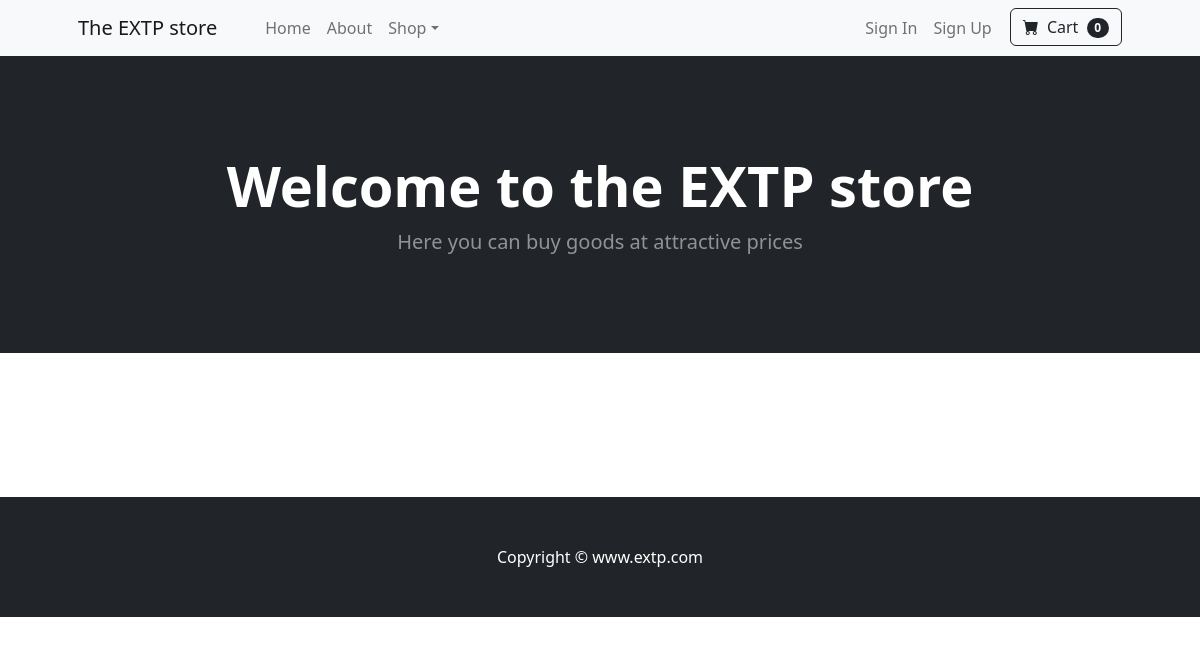
The app's page /, older data.
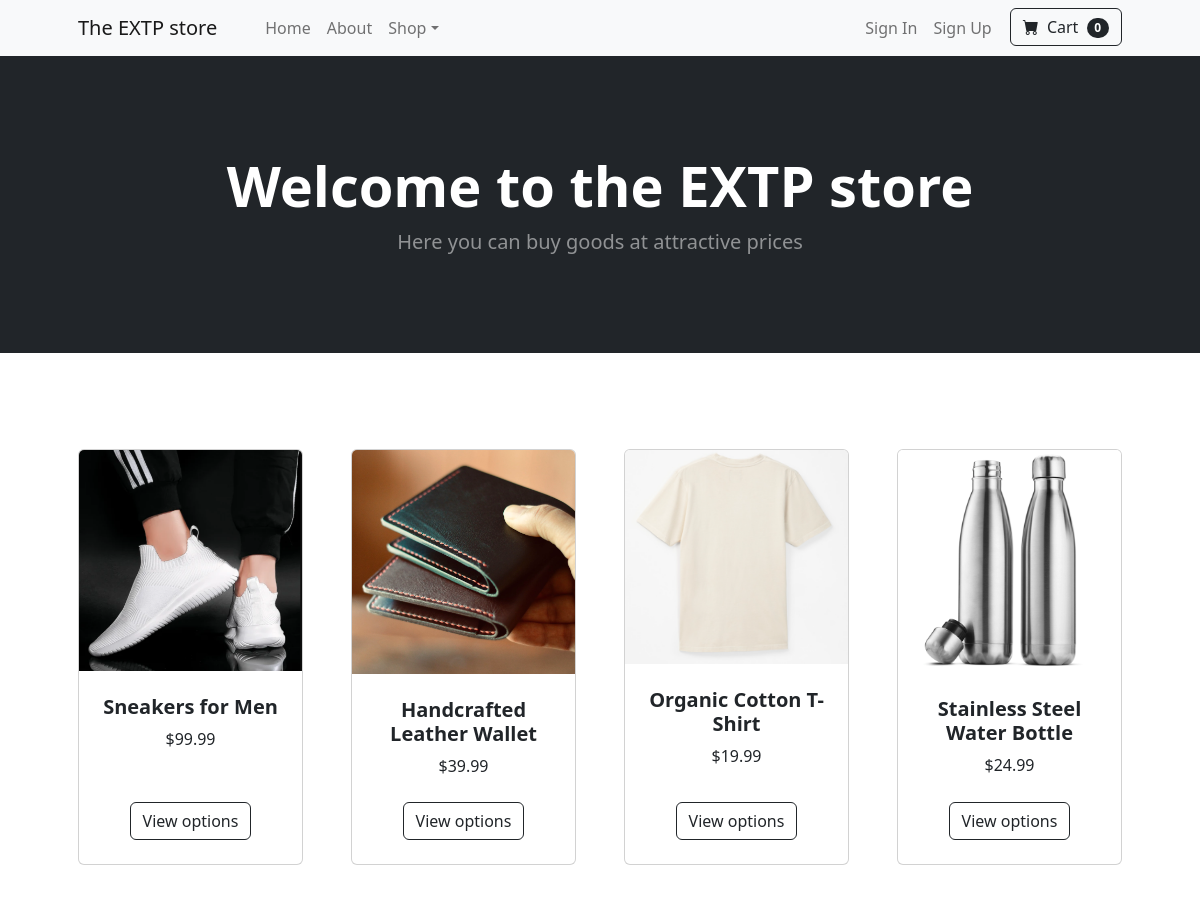
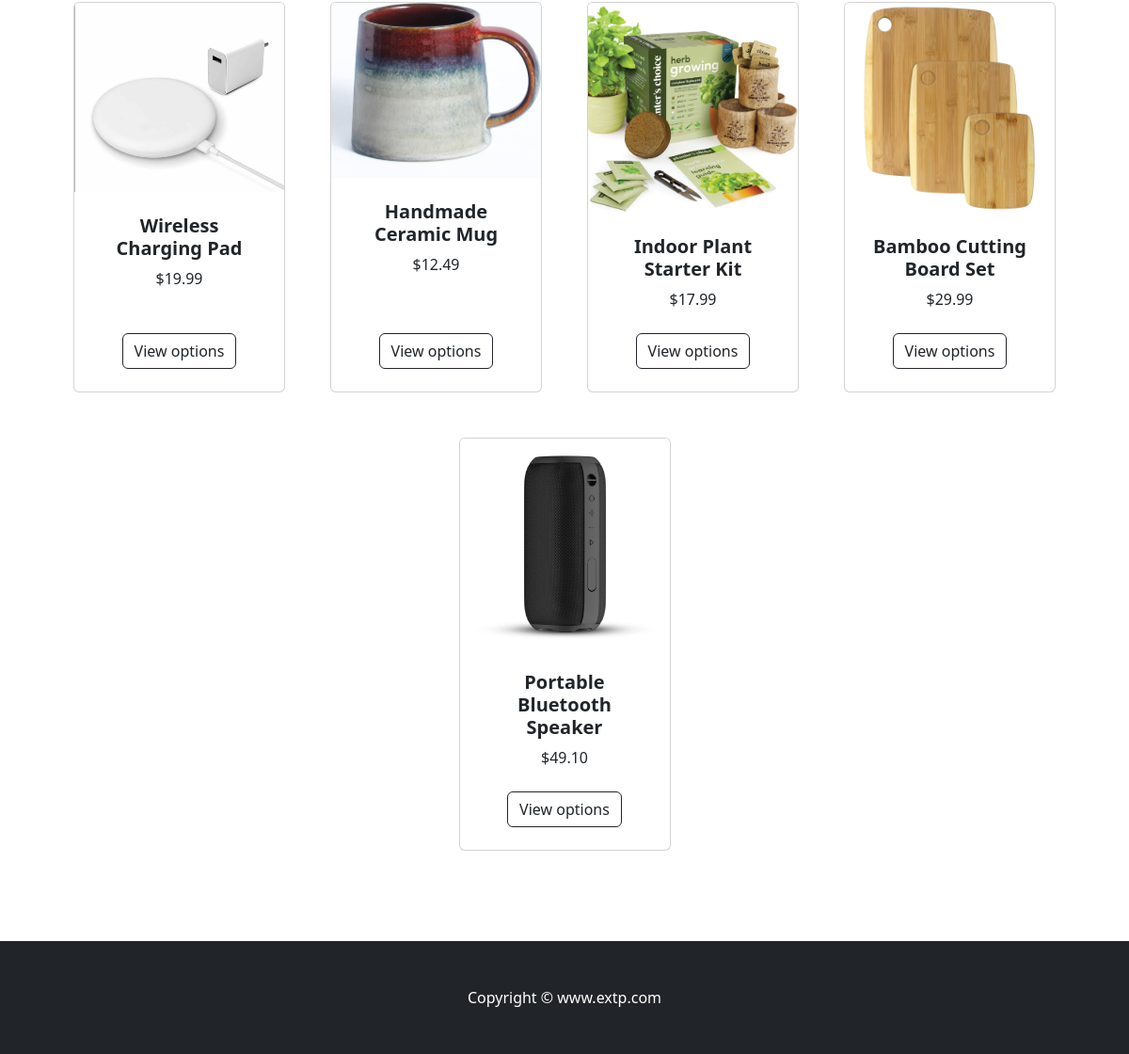
The same page, newer data (2 pictures, top to bottom).
### ecommerce/models.py (models this page shows, shortened)
class Product(models.Model):
    product_name = models.CharField(max_length=100)
    category = models.ForeignKey(Category, on_delete=models.SET_NULL, blank=True, null=True)
    description = models.TextField()
    image = models.ImageField(upload_to='product_images/', blank=True, null=True)
    created_at = models.DateTimeField(auto_now_add=True)
    price = models.DecimalField(max_digits=6, decimal_places=2)

### ecommerce/views.py (the view)
# urls.py: 2. Add a URL to urlpatterns:  path('', views.home, name='home')
def home(request):
    products = models.Product.objects.all
    return render(request, 'ecommerce/home.html', {'products': products})

### templates/ecommerce/home.html (shortened to what this page needs)
{% extends "base.html" %}
{% block content %}
<header class="bg-dark py-5">
    <div class="container px-4 px-lg-5 my-5">
        <div class="text-center text-white">
            <h1 class="display-4 fw-bolder">Welcome to the EXTP store</h1>
            <p class="lead fw-normal text-white-50 mb-0">Here you can buy goods at attractive prices</p>
        </div>
    </div>
</header>
<section class="py-5">
    <div class="container px-4 px-lg-5 mt-5">
        <div class="row gx-4 gx-lg-5 row-cols-2 row-cols-md-3 row-cols-xl-4 justify-content-center">
            {% for product in products %}
            <div class="col mb-5">
                <div class="card h-100">
                    <img class="card-img-top" src="{{ product.image.url }} "alt="..." />
                    <div class="card-body p-4">
                        <div class="text-center">
                            <h5 class="fw-bolder">{{product.product_name}}</h5>
                            ${{product.price}}
                        </div>
                    </div>
                    <div class="card-footer p-4 pt-0 border-top-0 bg-transparent">
                        <div class="text-center"><a class="btn btn-outline-dark mt-auto" href="{% url 'ecommerce:product_detail' product.id %}">View options</a></div>
                    </div>
                </div>
            </div>
            {% endfor %}
        </div>
    </div>
</section>
{% endblock %}

### templates/base.html (shortened to what this page needs)
{% load static %}
<!DOCTYPE html>
<html lang="en">
    <head>
        <link href="https://cdn.jsdelivr.net/npm/bootstrap-icons@1.5.0/font/bootstrap-icons.css" rel="stylesheet" />
        <link href="{% static 'css/styles.css' %}" rel="stylesheet" />
    </head>
    <body>
        <nav class="navbar navbar-expand-lg navbar-light bg-light">
            <div class="container px-4 px-lg-5">
                <a class="navbar-brand" href="{% url 'ecommerce:home' %}">The EXTP store</a>
                <div class="collapse navbar-collapse" id="navbarSupportedContent">
                    <ul class="navbar-nav me-auto mb-2 mb-lg-0 ms-lg-4">
                        <li class="nav-item"><a class="nav-link" aria-current="page" href="{% url 'ecommerce:home' %}">Home</a></li>
                        <li class="nav-item"><a class="nav-link" href="{% url 'ecommerce:about' %}">About</a></li>
                        <li class="nav-item dropdown">
                            <a class="nav-link dropdown-toggle" id="navbarDropdown" href="#" role="button" data-bs-toggle="dropdown" aria-expanded="false">Shop</a>
                        </li>
                    </ul>
                    <ul class="navbar-nav mb-2 mb-lg-0">
                        {% if user.is_authenticated %}
                            <li class="nav-item">
                                <div class="d-flex align-items-center">
                                    <p class="mb-0 mr-2" style="color: gray;">Hello, {{ user.username }} |</p>
                                    <a class="nav-link" style="margin-right: 10px;" href="{% url 'user:logout' %}">Log Out</a>
                                </div>
                            </li>
                        {% else %}
                            <li class="nav-item"><a class="nav-link" href="{% url 'user:login' %}">Sign In</a></li>
                            <li class="nav-item" style="margin-right: 10px;"><a class="nav-link" href="{% url 'user:registration' %}">Sign Up</a></li>
                        {% endif %}
                        <li class="nav-item">
                            <form class="d-flex">
                                <button class="btn btn-outline-dark" type="submit">
                                    <i class="bi-cart-fill me-1"></i>
                                    Cart
                                    <span class="badge bg-dark text-white ms-1 rounded-pill">0</span>
                                </button>
                            </form>
                        </li>
                    </ul>
                </div>
            </div>
        </nav>
        {% block content %}
        {% endblock %}
        <footer class="py-5 bg-dark">
            <div class="container"><p class="m-0 text-center text-white">Copyright &copy; www.extp.com </p></div>
        </footer>
    </body>
</html>

Row changes from the older to the newer data that the page shows:
added Product: image (picture), product_name "Sneakers for Men", price "99.99"
added Product: image (picture), product_name "Handcrafted Leather Wallet", price "39.99"
added Product: image (picture), product_name "Organic Cotton T-Shirt", price "19.99"
added Product: image (picture), product_name "Stainless Steel Water Bottle", price "24.99"
added Product: image (picture), product_name "Wireless Charging Pad", price "19.99"
added Product: image (picture), product_name "Handmade Ceramic Mug", price "12.49"
added Product: image (picture), product_name "Indoor Plant Starter Kit", price "17.99"
added Product: image (picture), product_name "Bamboo Cutting Board Set", price "29.99"
added Product: image (picture), product_name "Portable Bluetooth Speaker", price "49.10"
